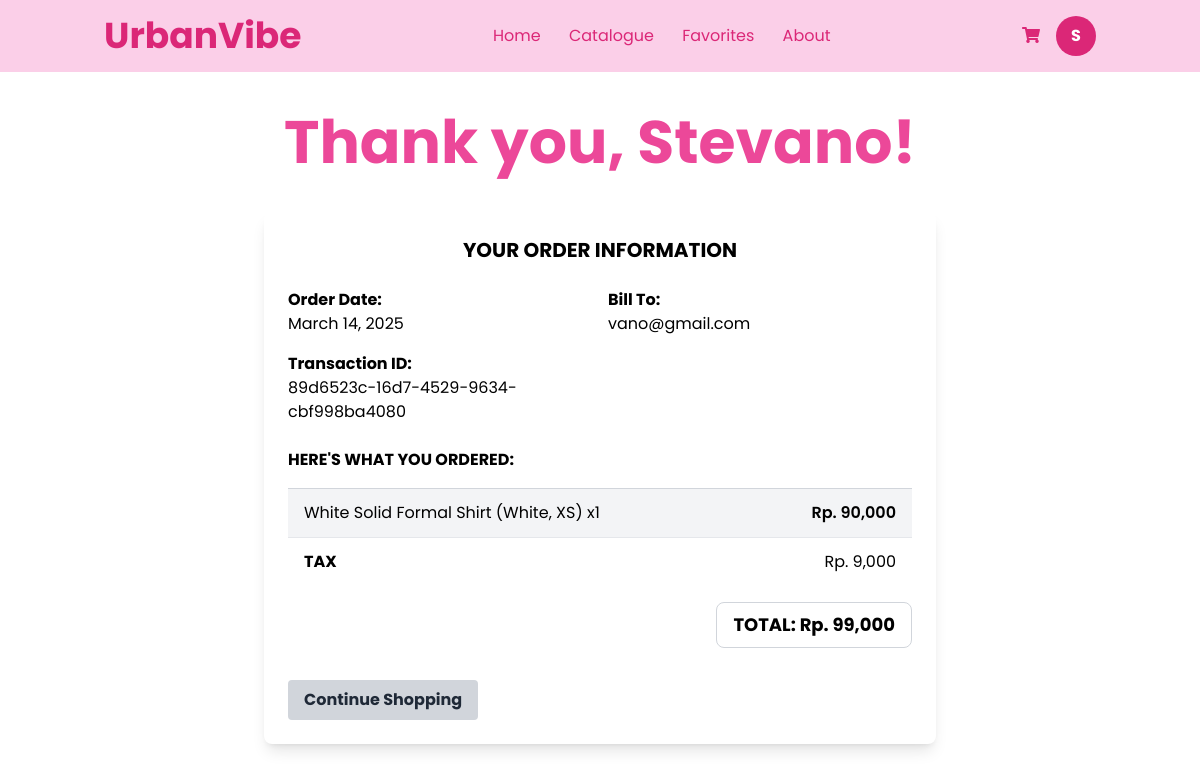
/invoice/ (signed in), run on the app's committed database.
### WebPage/models.py (models this page shows, shortened)
class CustomUser(AbstractBaseUser, PermissionsMixin):  # Inherit PermissionsMixin
    email = models.EmailField(unique=True)
    full_name = models.CharField(max_length=255)
    phone_number = models.CharField(max_length=15, blank=True, null=True)
    address = models.TextField(blank=True, null=True)
    is_staff = models.BooleanField(default=False)
    is_superuser = models.BooleanField(default=False)
    is_active = models.BooleanField(default=True)  # This should already exist
    objects = CustomUserManager()
    USERNAME_FIELD = 'email'
    REQUIRED_FIELDS = ['full_name']

class Order(models.Model):
    ORDER_STATUS = (
        ('pending', 'Pending'),
        ('processing', 'Processing'),
        ('completed', 'Completed'),
        ('cancelled', 'Cancelled'),
    )
    user = models.ForeignKey(settings.AUTH_USER_MODEL, on_delete=models.CASCADE, null=True, blank=True)
    date_ordered = models.DateTimeField(auto_now_add=True)
    complete = models.BooleanField(default=False)
    transaction_id = models.CharField(max_length=100, null=True, blank=True)
    status = models.CharField(max_length=20, choices=ORDER_STATUS, default='pending')
    voucher_code = models.CharField(max_length=20, null=True, blank=True)
    discount_amount = models.IntegerField(default=0)
    @property
    def get_cart_total(self):
        orderitems = self.orderitem_set.all()
        total = sum([item.get_total for item in orderitems])
        return total
    @property
    def get_final_total(self):
        total = self.get_cart_total
        tax = int(total * 0.10)  # 10% tax
        final_total = total + tax - self.discount_amount
        return final_total, tax

class OrderItem(models.Model):
    PRODUCT_TYPE_CHOICES = (
        ('fashion', 'Fashion'),
        ('beauty', 'Beauty'),
        ('accessories', 'Accessories'),
    )
    order = models.ForeignKey(Order, on_delete=models.CASCADE)
    product_type = models.CharField(max_length=20, choices=PRODUCT_TYPE_CHOICES)
    product_id = models.IntegerField()
    quantity = models.IntegerField(default=1)
    date_added = models.DateTimeField(auto_now_add=True)
    color = models.CharField(max_length=20, null=True, blank=True)
    size = models.CharField(max_length=10, null=True, blank=True)
    @property
    def get_product(self):
        try:
            if self.product_type == 'fashion':
                return Fashion.objects.get(product_id=self.product_id)
            elif self.product_type == 'beauty':
                return Beauty.objects.get(product_id=self.product_id)
            elif self.product_type == 'accessories':
                return Accessories.objects.get(product_id=self.product_id)
        except (Fashion.DoesNotExist, Beauty.DoesNotExist, Accessories.DoesNotExist):
            return None
        return None
    @property
    def get_total(self):
        product = self.get_product
        return product.price * self.quantity if product else 0

class Product(models.Model):
    product_id = models.AutoField(primary_key=True)
    name = models.CharField(max_length=255)
    description = models.TextField()
    price = models.PositiveIntegerField()
    stock = models.PositiveIntegerField()
    class Meta:
        abstract = True

class Fashion(Product):
    sub_category = models.CharField(max_length=20, choices=FashionSubCategory.choices)
    color = MultiSelectField(choices=COLOR_CHOICES, max_length=100)  # Allows multiple colors
    size = MultiSelectField(choices=SIZE_CHOICES, max_length=50)  # Allows multiple sizes
    fashion_type = models.CharField(max_length=15, null=True, blank=True, choices=FashionType.choices)

### WebPage/views.py (the view)
# urls.py: path('invoice/', views.invoice, name='invoice'),
def invoice(request):
    if request.user.is_authenticated:
        order = Order.objects.filter(
            user=request.user,
            complete=True
        ).order_by('-date_ordered').first()
        if order:
            items = order.orderitem_set.all()
            final_total, tax = order.get_final_total
            context = {
                'order': order,
                'items': items,
                'tax': tax,
                'total': final_total
            }
            return render(request, 'WebPage/invoice.html', context)
    return render(request, 'WebPage/invoice.html')

### templates/WebPage/invoice.html (shortened to what this page needs)
{% extends 'base.html' %}
{% load static %}
{% load humanize %}
{% block content %}
<main class="min-h-screen">
  <div class="text-center py-10">
    <h1 class="text-6xl font-bold text-pink-500">
      Thank you{% if user.is_authenticated %}, {{ user.full_name|default:user.email }}{% endif %}!
    </h1>
  </div>
  <div class="order-container max-w-2xl mx-auto p-6 bg-white rounded-lg shadow-lg">
    <h2 class="text-xl font-bold mb-6 text-center">YOUR ORDER INFORMATION</h2>
    <div class="grid grid-cols-2 gap-4 mb-6">
      <div>
        <p class="font-bold">Order Date:</p>
        <p id="orderDate">
          {% if order and order.date_ordered %}
            {{ order.date_ordered|date:"F d, Y" }}
          {% else %}
            <span id="js-date">Loading date...</span>
          {% endif %}
        </p>
      </div>
      <div>
        <p class="font-bold">Bill To:</p>
        <p>
          {% if user.is_authenticated %}{{ user.email }}{% else %}<span id="js-email">Guest</span>{% endif %}
        </p>
      </div>
      {% if order and order.transaction_id %}
      <div>
        <p class="font-bold">Transaction ID:</p>
        <p>{{ order.transaction_id }}</p>
      </div>
      {% endif %}
    </div>
    <h3 class="font-bold mb-4">HERE'S WHAT YOU ORDERED:</h3>
    <div class="mb-4 border-t border-gray-300" id="orderItems">
      {% if items %}
        {% for item in items %}
        <div class="order-item flex justify-between py-3 {% if forloop.first %}bg-gray-100{% endif %} px-4 border-b">
          <p>
            {{ item.get_product.name }}
            {% if item.color or item.size %}
              ({{ item.color|default_if_none:"" }}{% if item.color and item.size %}, {% endif %}{{ item.size|default_if_none:"" }})
            {% endif %}
            x{{ item.quantity }}
          </p>
          <p class="font-semibold">Rp. {{ item.get_total|floatformat:"0"|intcomma }}</p>
        </div>
        {% endfor %}
        <div class="py-3 flex justify-between items-center px-4">
          <p class="font-bold">TAX</p>
          <p id="taxAmount">Rp. {{ tax|floatformat:"0"|intcomma }}</p>
        </div>
      {% else %}
      <div id="client-items">
      </div>
      {% endif %}
    </div>
    <div class="order-summary text-right mt-4">
      <div class="border border-gray-300 inline-block px-4 py-2 rounded-lg">
        <p id="totalAmount" class="text-lg font-bold">
          TOTAL:
          {% if total %} Rp. {{ total|floatformat:"0"|intcomma }} {% else %}
          <span id="js-total">Calculating...</span>
          {% endif %}
        </p>
      </div>
    </div>
    <div class="mt-8 flex justify-between">
      <a href="{% url 'catalogue' %}" class="bg-gray-300 hover:bg-gray-400 text-gray-800 font-bold py-2 px-4 rounded">
        Continue Shopping
      </a>
  </div>
</main>
{% endblock %}

### templates/base.html (shortened to what this page needs)
{% load static %}
<!DOCTYPE html>
<html lang="en">
<head>
    <link rel="stylesheet" href="{% static 'assets/css/styles.css' %}">
    <script src="https://cdn.tailwindcss.com"></script>
    <link rel="stylesheet" href="https://cdnjs.cloudflare.com/ajax/libs/font-awesome/5.15.3/css/all.min.css"/>
</head>
<body>
    <header class="bg-pink-200 py-4">
        <div class="container mx-auto flex justify-between items-center px-4">
            <a class="text-4xl font-bold text-pink-600" href="{% url 'index' %}">
                UrbanVibe
            </a>
            <nav class="space-x-6">
                <a class="text-pink-600 hover:text-pink-800" href="{% url 'index' %}">Home</a>
                <a class="text-pink-600 hover:text-pink-800" href="{% url 'catalogue' %}">Catalogue</a>
                <a class="text-pink-600 hover:text-pink-800" href="{% url 'favorites' %}">Favorites</a>
                <a class="text-pink-600 hover:text-pink-800" href="{% url 'about_us' %}">About</a>
            </nav>
            <div class="flex items-center space-x-4">
                <a href="{% url 'shoppingcart' %}">
                    <i class="fas fa-shopping-cart text-pink-600"></i>
                </a>
                {% if user.is_authenticated %}
                    <a href="{% url 'profile' %}" class="w-10 h-10 rounded-full bg-pink-600 flex items-center justify-center text-white font-bold">
                        {{ user.full_name|slice:":1" }}
                    </a>
                {% else %}
                    <a href="{% url 'login' %}" class="bg-white text-pink-600 border border-pink-600 px-4 py-2 rounded-full hover:bg-pink-600 hover:text-white">
                        Get Started
                    </a>
                {% endif %}
            </div>
        </div>
    </header>
    <main class="min-h-screen mx-auto max-w-[1320px] px-4">
        {% block content %}
        {% endblock %}
    </main>
</body>
</html>

### static/assets/css/styles.css (style rules this page uses)
body { font-family: 'Poppins', sans-serif; margin: 0; padding: 0; background-color: #fff; }
header { display: flex; justify-content: space-between; align-items: center; padding: 15px 50px; background-color: #FEC8D8; color: #E91E63; }

### data on the page
CustomUser: full_name "S", full_name "Stevano", email "vano@gmail.com"
Order: date_ordered "March 14, 2025", transaction_id "89d6523c-16d7-4529-9634-cbf998ba4080"
OrderItem: get_product.name "White Solid Formal Shirt", color "White", size "XS", quantity "1", get_total "90,000"

### other printed values
{{ tax|floatformat:"0"|intcomma }} "9,000"
{{ total|floatformat:"0"|intcomma }} "99,000"
